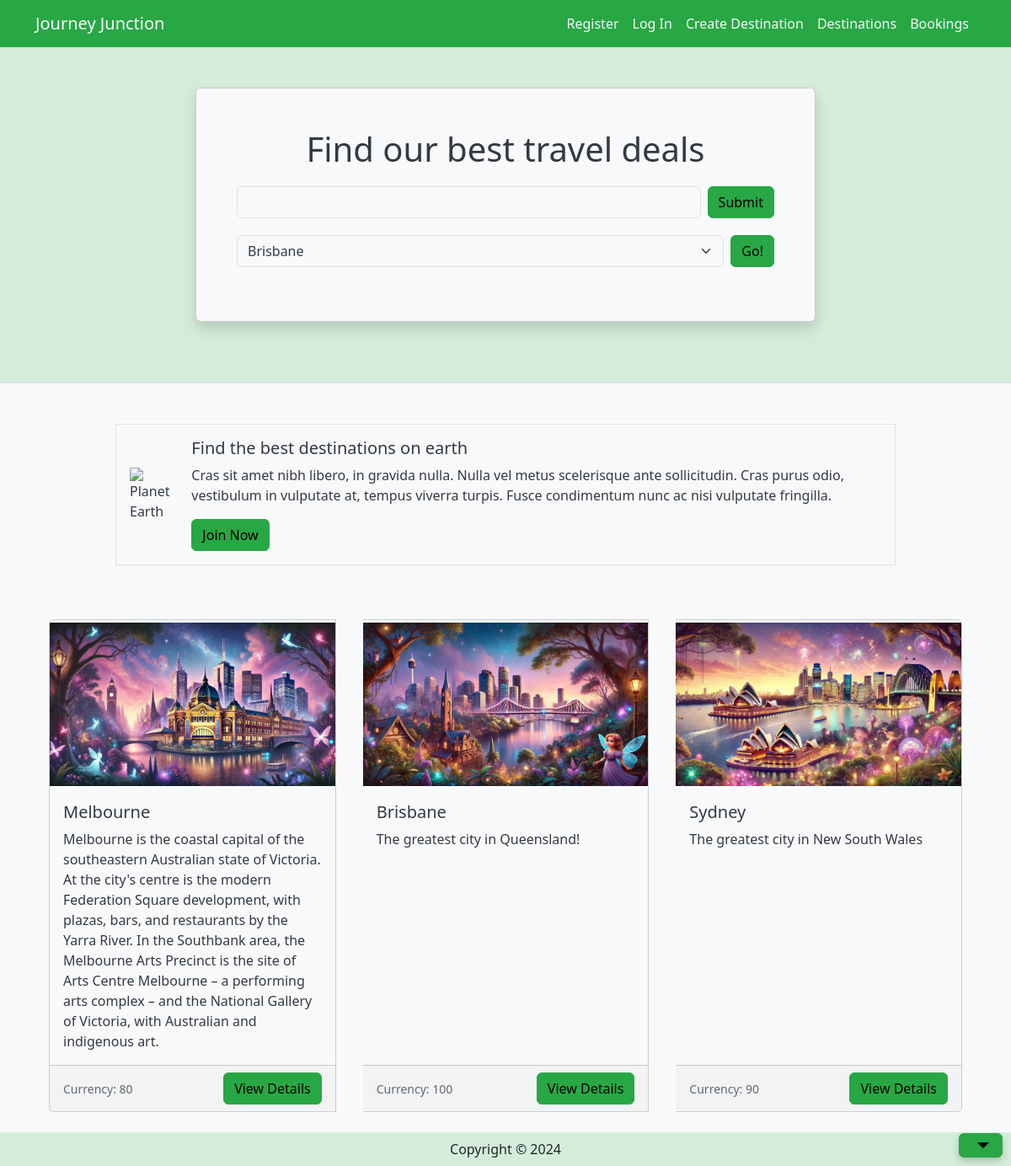
The page / on the database its author committed.
### travel/models.py (models this page shows, shortened)
class Destination(db.Model):
    __tablename__ = 'destinations'
    id = db.Column(db.Integer, primary_key=True)
    name = db.Column(db.String(80))
    description = db.Column(db.String(200))
    image = db.Column(db.String(400))
    currency = db.Column(db.String(3))
    comments = db.relationship('Comment', backref='destination')

### travel/views.py (the view)
@mainbp.route('/', methods=['GET', 'POST'])
def index():
    if request.method == 'POST':
        destination_id = request.form.get('destination_id')
        return redirect(url_for('destination.show', id=destination_id))
    destinations = db.session.execute(db.select(Destination)).scalars()
    top_destinations = db.session.scalars(db.select(Destination).order_by(func.random()).limit(3))
    return render_template('index.html', destinations=destinations, top_destinations=top_destinations)

### travel/templates/index.html
{% extends 'base.html' %} {% block header %}
<div class="container">
  <div class="row justify-content-center mt-5 pb-4">
    <div class="col-md-8">
      <div class="card shadow p-5 mb-5 bg-light">
        <h1 class="text-center mb-3">Find our best travel deals</h1>
        <form
          class="form-inline d-flex flex-nowrap"
          action="{{ url_for('main.search') }}"
        >
          <input
            type="text"
            name="search"
            class="form-control flex-grow-1 my-1 mr-sm-2"
            id="SearchForm"
          />
          <button type="submit" class="flex-shrink-1 btn btn-primary my-1 ms-2">
            Submit
          </button>
        </form>
        <form class="form-inline d-flex flex-nowrap" method="POST">
          <select
            class="form-select"
            aria-label="Default select example"
            name="destination_id"
          >
            {% for destination in destinations %}
            <option value="{{ destination.id }}">{{ destination.name }}</option>
            {% endfor %}
          </select>
          <button type="submit" class="flex-shrink-1 btn btn-primary ms-2">
            Go!
          </button>
        </form>
      </div>
    </div>
  </div>
</div>
{% endblock %} {% block content %}
<div class="container">
  <div class="row mt-5 mb-5 justify-content-center">
    <div class="col-md-10">
      <div class="media border p-3 d-flex justify-content-start">
        <img
          class="align-self-center me-3"
          style="max-width: 120px"
          src="https://upload.wikimedia.org/wikipedia/commons/thumb/2/22/Earth_Western_Hemisphere_transparent_background.png/600px-Earth_Western_Hemisphere_transparent_background.png"
          alt="Planet Earth"
        />
        <div class="align-self-center media-body">
          <h5 class="mt-0">Find the best destinations on earth</h5>
          <p class="d-none d-sm-block">
            Cras sit amet nibh libero, in gravida nulla. Nulla vel metus
            scelerisque ante sollicitudin. Cras purus odio, vestibulum in
            vulputate at, tempus viverra turpis. Fusce condimentum nunc ac nisi
            vulputate fringilla.
          </p>
          <a href="#" class="btn btn-primary">Join Now</a>
        </div>
      </div>
    </div>
  </div>
  <div class="card-group my-2">
    {% for destination in top_destinations %}
    <div class="card m-3">
      <img
        class="card-img-top d-flex align-content-start"
        src="{{ destination.image }}"
        alt="{{ destination.name }}"
        style="
          min-height: 200px;
          max-height: 300px;
          min-width: 100%;
          object-fit: contain;
          align-items: start;
        "
      />
      <div class="card-body">
        <h5 class="card-title">{{ destination.name }}</h5>
        <p class="card-text">{{ destination.description }}</p>
      </div>
      <div
        class="card-footer d-flex justify-content-between align-items-center"
      >
        <small class="text-muted">Currency: {{ destination.currency }}</small>
        <a
          href="{{url_for('destination.show', id=destination.id)}}"
          class="btn btn-primary"
        >
          View Details
        </a>
      </div>
    </div>
    {% endfor %}
  </div>
</div>
{% endblock %}

### travel/templates/base.html (shortened to what this page needs)
<html>
  <head>
    <link
      href="https://cdn.jsdelivr.net/npm/bootstrap@5.3.2/dist/css/bootstrap.min.css"
      rel="stylesheet"
    />
    <link
      id="themeStylesheet"
      href="/static/style/css/greenTheme.css"
      rel="stylesheet"
    />
    <link href="/static/style/css/site.css" rel="stylesheet" />
  </head>
  <body>
    <header class="bg-primary-subtle border-bottom">
      <nav class="navbar navbar-expand-lg navbar-light bg-primary">
        <div class="container">
          <a href="/" class="navbar-brand text-light">Journey Junction</a>
          <div
            class="collapse navbar-collapse justify-content-end"
            id="navbarSupportedContent"
          >
            <div class="navbar-nav ml-auto">
              {% if current_user.is_authenticated %}
              <a class="nav-item nav-link disabled text-secondary" href="#"
                >Welcome {{current_user.name}}</a
              >
              <a
                class="nav-item nav-link text-light"
                href="{{url_for('auth.logout')}}"
                >Log Out</a
              >
              {% else %}
              <a
                class="nav-item nav-link text-light"
                href="{{url_for('auth.register')}}"
                >Register</a
              >
              <a
                class="nav-item nav-link text-light"
                href="{{url_for('auth.login')}}"
                >Log In</a
              >
              {% endif %}
              <a
                class="nav-item nav-link text-light"
                href="/destinations/create"
                >Create Destination</a
              >
              <a class="nav-item nav-link text-light" href="/destinations/1"
                >Destinations</a
              >
              <a class="nav-item nav-link text-light" href="#">Bookings</a>
            </div>
          </div>
        </div>
      </nav>
      {% block header %} {% endblock %}
    </header>
    {% block content %} {% endblock %}
    <footer class="footer">
      <div class="text-center py-2 bg-primary-subtle">
        <span class="text-dark">Copyright &copy; 2024</span>
      </div>
      <div id="themeContainer" class="dropdown fixed-bottom m-3">
        <button
          id="themeSwitcher"
          class="btn btn-primary dropdown-toggle"
          type="button"
          data-bs-toggle="dropdown"
          aria-expanded="false"
        >
        </button>
      </div>
    </footer>
  </body>
</html>

### travel/static/style/css/themeSwitcher.css (style rules this page uses)
#themeSwitcher { position: fixed; bottom: 10px; right: 10px; z-index: 1000; padding: 10px 15px; font-size: 1.5rem; box-shadow: 0 4px 8px rgba(0, 0, 0, 0.2); }

### rows shown on the page
Destination: image (picture), name "Melbourne", description "Melbourne is the coastal capital of the southeastern Australian state of Victoria. At the city's centre is the modern Federation Square development, with plazas, bars, and restaurants by the Yarra River. In the Southbank area, the Melbourne Arts Precinct is the site of Arts Centre Melbourne – a performing arts complex – and the National Gallery of Victoria, with Australian and indigenous art.", currency "80"
Destination: image (picture), name "Brisbane", description "The greatest city in Queensland!", currency "100"
Destination: image (picture), name "Sydney", description "The greatest city in New South Wales", currency "90"

### other values the page prints
form field destination_id "Brisbane"
